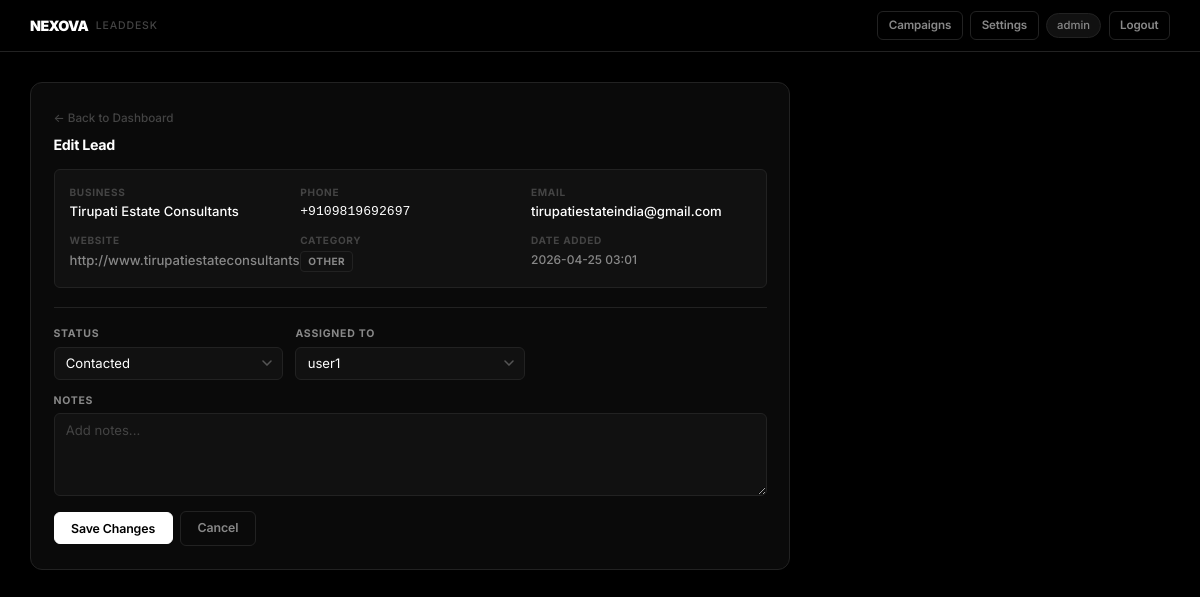
The page /edit/98 (signed in) on the database its author committed.
### tables this page shows
CREATE TABLE leads (
        id            INTEGER PRIMARY KEY AUTOINCREMENT,
        business_name TEXT    NOT NULL,
        phone         TEXT    NOT NULL UNIQUE,
        email         TEXT    UNIQUE,
        website       TEXT,
        category      TEXT    NOT NULL DEFAULT 'Other',
        notes         TEXT,
        status        TEXT    NOT NULL DEFAULT 'New',
        assigned_to   TEXT    NOT NULL,
        date_added    TEXT    NOT NULL
    );

### app.py (the view, shortened to what this page needs)
@app.route("/edit/<int:lead_id>", methods=["GET", "POST"])
@login_required
def edit_lead(lead_id):
    db   = get_db()
    lead = db.execute("SELECT * FROM leads WHERE id=?", (lead_id,)).fetchone()
    if not lead:
        flash("Lead not found.", "error")
        return redirect(url_for("dashboard"))
    return render_template("edit.html", lead=lead, statuses=STATUSES,
                           users=list(USERS.keys()), current_user=session["user"])

### app.py (called while the page is built)
def get_db():
    if "db" not in g:
        g.db = sqlite3.connect(DB_PATH)
        g.db.row_factory = sqlite3.Row
    return g.db

def login_required(f):
    @wraps(f)
    def decorated(*args, **kwargs):
        if "user" not in session:
            return redirect(url_for("login"))
        return f(*args, **kwargs)
    return decorated

### templates/edit.html (shortened to what this page needs)
<!DOCTYPE html>
<html lang="en">
<head>
  <link rel="stylesheet" href="{{ url_for('static', filename='style.css') }}" />
</head>
<body>
  <nav class="topnav">
    <div class="topnav-brand">
      <span class="brand-name">NEXOVA</span>
      <span class="brand-sub">LeadDesk</span>
    </div>
    <div class="topnav-right">
      <a href="{{ url_for('campaign') }}" class="btn btn-ghost btn-sm">Campaigns</a>
      <a href="{{ url_for('settings') }}" class="btn btn-ghost btn-sm">Settings</a>
      <span class="nav-user">{{ current_user }}</span>
      <a href="{{ url_for('logout') }}" class="btn btn-ghost btn-sm">Logout</a>
    </div>
  </nav>
  <div class="page-container">
    <div class="card edit-card">
      <a href="{{ url_for('dashboard') }}" class="back-link">← Back to Dashboard</a>
      <h2 class="section-title" style="margin-top:0.6rem;">Edit Lead</h2>
      <div class="lead-info-grid">
        <div class="info-item">
          <span class="info-label">Business</span>
          <span class="info-value">{{ lead.business_name }}</span>
        </div>
        <div class="info-item">
          <span class="info-label">Phone</span>
          <span class="info-value td-mono">{{ lead.phone }}</span>
        </div>
        <div class="info-item">
          <span class="info-label">Email</span>
          <span class="info-value">{{ lead.email or '—' }}</span>
        </div>
        <div class="info-item">
          <span class="info-label">Website</span>
          <span class="info-value">
            {% if lead.website %}
            <a href="{{ lead.website }}" target="_blank" class="link">{{ lead.website }}</a>
            {% else %}—{% endif %}
          </span>
        </div>
        <div class="info-item">
          <span class="info-label">Category</span>
          <span class="info-value"><span class="tag tag-cat">{{ lead.category }}</span></span>
        </div>
        <div class="info-item">
          <span class="info-label">Date Added</span>
          <span class="info-value" style="font-size:0.8rem;color:var(--text-muted);">{{ lead.date_added }}</span>
        </div>
      </div>
      <hr class="divider" />
      <form method="POST" action="{{ url_for('edit_lead', lead_id=lead.id) }}">
        <div class="form-grid">
          <div class="form-group">
            <label>Status</label>
            <select name="status">
              {% for s in statuses %}
              <option value="{{ s }}" {% if lead.status==s %}selected{% endif %}>{{ s }}</option>
              {% endfor %}
            </select>
          </div>
          <div class="form-group">
            <label>Assigned To</label>
            <select name="assigned_to">
              {% for u in users %}
              <option value="{{ u }}" {% if lead.assigned_to==u %}selected{% endif %}>{{ u }}</option>
              {% endfor %}
            </select>
          </div>
          <div class="form-group form-group-full">
            <label>Notes</label>
            <textarea name="notes" rows="4" placeholder="Add notes...">{{ lead.notes or '' }}</textarea>
          </div>
        </div>
        <div class="form-actions">
          <button type="submit" class="btn btn-primary">Save Changes</button>
          <a href="{{ url_for('dashboard') }}" class="btn btn-ghost">Cancel</a>
        </div>
      </form>
    </div>
  </div>
</body>
</html>

### rows shown on the page
leads: business_name "Tirupati Estate Consultants", phone "+9109819692697", email "tirupatiestateindia@gmail.com", website "http://www.tirupatiestateconsultants.com/", category "OTHER", date_added "2026-04-25 03:01", status "Contacted", assigned_to "user1"

### other values the page prints
{{ current_user }} "admin"
